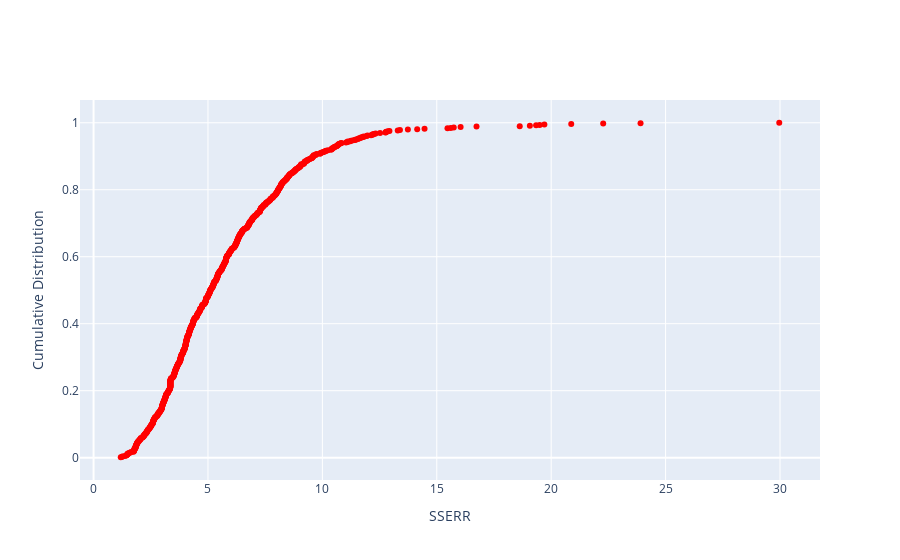

The notebook cell saved with this chart:
### Code cell
import plotly.graph_objects as go
import pandas as pd
import numpy as np

# Plot cumulative distribution of coupled criterion
weight = np.arange(0, 600, 10)
sserr = df["sserr_result"][~np.isnan(df["sserr_result"])]
sorted_sserr = np.sort(sserr)
cdf = np.arange(1, len(sorted_sserr) + 1) / len(sorted_sserr)

fig = go.Figure()
fig.add_trace(go.Scatter(x=sorted_sserr, y=cdf, mode="markers", name="SSERR", marker=dict(color="red")))
fig.update_layout(xaxis_title="SSERR", yaxis_title="Cumulative Distribution")
fig.show()

### Figure 1 — Plotly figure (JSON) as saved in the notebook; plotly's stock layout.template omitted (floating-point values rounded to 4 significant figures; data arrays with more than 128 entries replaced by an {"elided": "..."} marker saying what was removed)
{"data": [{"marker": {"color": "red"}, "mode": "markers", "name": "SSERR", "type": "scatter", "x": {"elided": "781 float values"}, "y": {"elided": "781 float values"}}], "layout": {"xaxis": {"title": {"text": "SSERR"}}, "yaxis": {"title": {"text": "Cumulative Distribution"}}}}
